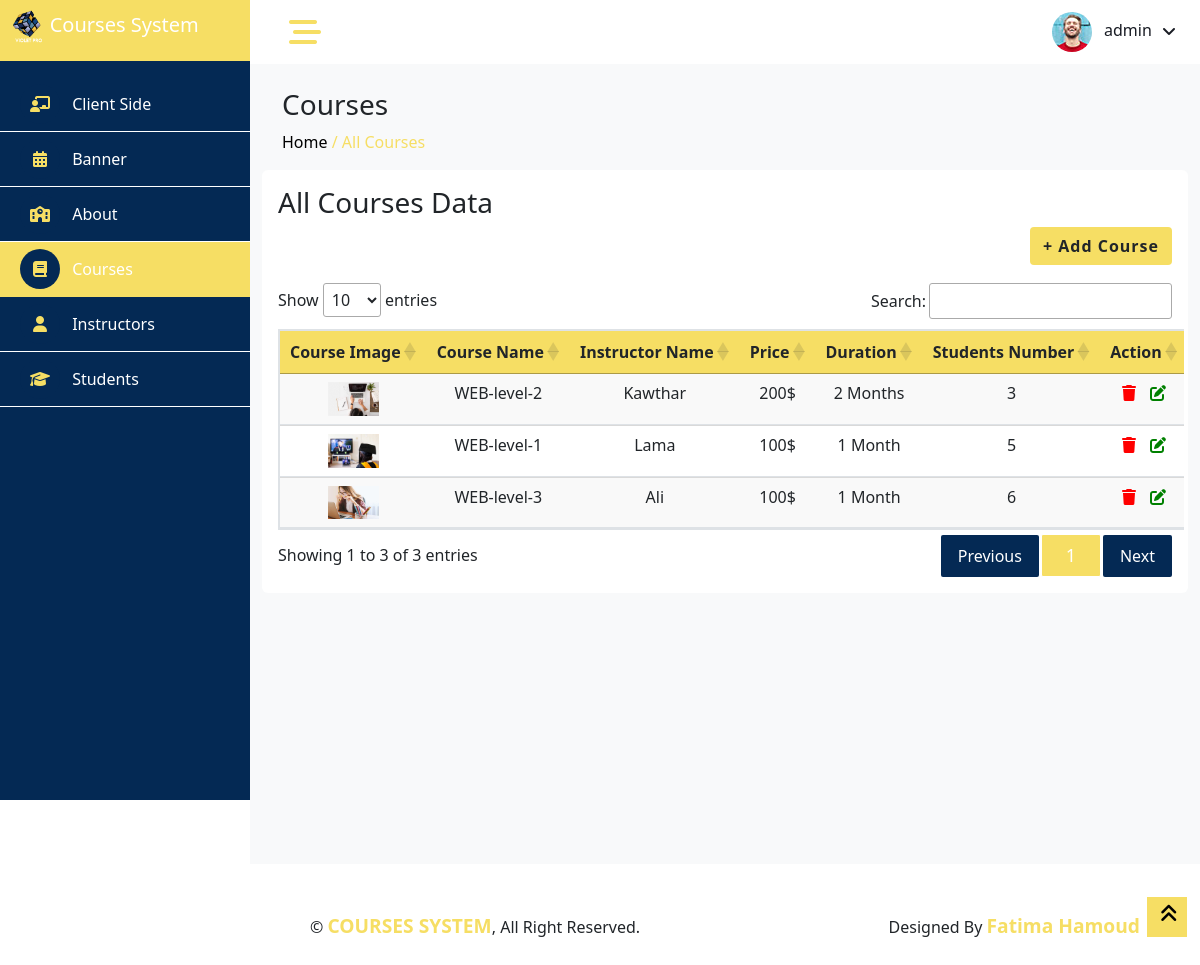
Page /adminCourse.php (signed in) on the committed database.
### tables this page shows
CREATE TABLE IF NOT EXISTS `admincourse` (
  `id` int UNSIGNED NOT NULL AUTO_INCREMENT,
  `course_image` varchar(255) DEFAULT NULL,
  `instructor` varchar(255) NOT NULL,
  `course_name` varchar(255) NOT NULL,
  `price` int NOT NULL,
  `duration` varchar(255) NOT NULL,
  `student_number` int NOT NULL,
  PRIMARY KEY (`id`)
);

CREATE TABLE IF NOT EXISTS `config` (
  `id` int UNSIGNED NOT NULL AUTO_INCREMENT,
  `name` varchar(255) NOT NULL,
  `value` varchar(50) NOT NULL,
  PRIMARY KEY (`id`)
);

### adminCourse.php (the view, shortened to what this page needs)
<?php include('connect.php');
require('common/header.php');
$sql = "SELECT * FROM `admincourse`";
$result = $conn->query($sql);
$Courses = $result->fetch_all(MYSQLI_ASSOC);
$sql_config = "SELECT * FROM `config`";
$result_config = $conn->query($sql_config);
$config = $result_config->fetch_all(MYSQLI_ASSOC);
?>
<body>
    <div class="container-fluid position-relative bg-white d-flex p-0">
        <?php require('common/sidebar.php'); ?>
        <div class="content">
            <?php require('common/navbar.php'); ?>
            <div class="container-fluid pt-4 min-vh-100 bg-light">
                <div class="row ms-2">
                    <h3>Courses</h3>
                    <a href="index.php" style="color: black;">
                        <p>Home
                    </a> <span style="color: #f6de64;"> / <a href="adminCourse.php" style="color:#f6de64">All
                            Courses</a></span></p>
                </div>
                <div class="card height-auto border-0">
                    <div class="card-body">
                        <div class="heading-layout1">
                            <div class="item-title">
                                <h3>All Courses Data</h3>
                            </div>
                        </div>
                        <button type="button" class="btn float-end btn-width-sm text-dark" data-bs-toggle="modal" data-bs-target="#myModal" style="background-color: #f6de64;color:white; border-radius:4px; letter-spacing:1px;font-weight:bold ">
                            + Add Course </button>
                        <div class="card-body">
                        </div>
                        <div class=" row mt-4">
                            <div class="table-bordered table-responsive table-hover">
                                <table class="table display data-table text-nowrap table-striped" id="dataTable" role="grid">
                                    <thead>
                                        <tr role="row">
                                            <th class="sorting text-center" style="background-color: #f6de64;">Course Image</th>
                                            <th class="sorting text-center" style="background-color: #f6de64;">Course Name</th>
                                            <th class="sorting text-center" style="background-color: #f6de64;">Instructor Name</th>
                                            <th class="sorting text-center" style="background-color: #f6de64;">Price</th>
                                            <th class="sorting text-center" style="background-color: #f6de64;">Duration</th>
                                            <th class="sorting text-center" style="background-color: #f6de64;">Students Number</th>
                                            <th class="sorting text-center" style="background-color: #f6de64;">Action</th>
                                        </tr>
                                    </thead>
                                    <tbody>
                                        <?php foreach ($Courses as $Course) {
                                        ?>
                                            <tr class="text-center">
                                                <td id="image">
                                                    <img src="vpCourses/img/courses/<?php echo $Course['course_image'] ?>" width="40%" alt="">
                                                </td>
                                                <td id="courseCell"><?php echo $Course['course_name']; ?></td>
                                                <td id="instructorCell"><?php echo $Course['instructor']; ?>
                                                </td>
                                                <td id="priceCell"><?php echo $Course['price'];
                                                                    echo $config[0]['value'] ?>
                                                </td>
                                                <td id="durationCell"><?php echo $Course['duration']; ?>
                                                </td>
                                                <td id="stdNbCell">
                                                    <?php echo $Course['student_number']; ?></td>
                                                <td>
                                                    <a href="#" onclick="confirmDelete(<?php echo $Course['id']; ?>, '<?php echo $Course['course_name']; ?>');">
                                                        <i class="fa-solid fa-trash" style="color: red; margin-right: 10px;" title="Delete"></i>
                                                    </a>
                                                    <a href="updateFormAdminCourse.php?id=<?php echo $Course['id']; ?>" title="Update"><i class=" fa-solid fa-pen-to-square" style="color: green;"></i></a>
                                                </td>
                                            </tr>
                                        <?php
                                        } ?>
                                    </tbody>
                                </table>
                            </div>
                        </div>
                    </div>
                </div>
            </div>
            <div class="container-fluid">
                <?php require('common/footer.php'); ?>
            </div>
        </div>
        <a href="#" class="btn btn-lg  btn-lg-square back-to-top  bg-yellow" style="border-radius:0px"><i class="fa fa-angle-double-up" style="color: black;"></i></a>
    </div>
</body>
</html>

### css/style.css (style rules this page uses)
:root { --primary: blue; --light: #F3F6F9; --dark: #191C24; }
.back-to-top { position: fixed; display: none; right: 13px; bottom: 28px; z-index: 99; }
.btn { transition: .5s; }
.btn-lg-square { width: 40px; height: 40px; }
.btn-square, .btn-sm-square, .btn-lg-square { padding: 0; display: inline-flex; align-items: center; justify-content: center; font-weight: normal; border-radius: 0px; }
.content { margin-left: 250px; min-height: 100vh; background: #FFFFFF; transition: 0.5s; }
@media (min-width: 992px) { .content { width: calc(100% - 250px); } }
.bg-yellow { background-color: #f6de64 !important; }

### rows in the picture
admincourse: course_image (picture), course_name "WEB-level-2", instructor "Kawthar", price "200", duration "2 Months", student_number "3"
config: value "$"
admincourse: course_image (picture), course_name "WEB-level-1", instructor "Lama", price "100", duration "1 Month", student_number "5"
admincourse: course_image (picture), course_name "WEB-level-3", instructor "Ali", price "100", duration "1 Month", student_number "6"

### other values in the picture
$_SESSION['userName'] "admin"
